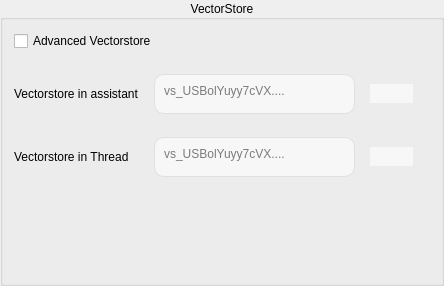
             <widget class="QGroupBox" name="groupBox">
              <property name="title">
               <string>VectorStore</string>
              </property>
              <property name="alignment">
               <set>Qt::AlignCenter</set>
              </property>
              <layout class="QGridLayout" name="gridLayout_12">
               <item row="0" column="0">
                <layout class="QGridLayout" name="gridLayout_11">
                 <property name="topMargin">
                  <number>0</number>
                 </property>
                 <property name="rightMargin">
                  <number>17</number>
                 </property>
                 <property name="bottomMargin">
                  <number>9</number>
                 </property>
                 <property name="horizontalSpacing">
                  <number>15</number>
                 </property>
                 <property name="verticalSpacing">
                  <number>23</number>
                 </property>
                 <item row="2" column="1">
                  <widget class="QTextEdit" name="VectorstoreinThread">
                   <property name="sizePolicy">
                    <sizepolicy hsizetype="Fixed" vsizetype="Fixed">
                     <horstretch>0</horstretch>
                     <verstretch>0</verstretch>
                    </sizepolicy>
                   </property>
                   <property name="minimumSize">
                    <size>
                     <width>201</width>
                     <height>40</height>
                    </size>
                   </property>
                   <property name="maximumSize">
                    <size>
                     <width>201</width>
                     <height>40</height>
                    </size>
                   </property>
                   <property name="styleSheet">
                    <string notr="true">            QTextEdit {
                border: 1px solid #E0E0E0;
                padding: 5px;
                border-radius: 10px;
                background-color: #F7F7F7;
                color: black;  /* Cor do texto alterada para preto */
            }</string>
                   </property>
                   <property name="placeholderText">
                    <string>vs_USBolYuyy7cVX....</string>
                   </property>
                  </widget>
                 </item>
                 <item row="1" column="1">
                  <widget class="QTextEdit" name="Vectorstoreinassistant">
                   <property name="sizePolicy">
                    <sizepolicy hsizetype="Fixed" vsizetype="Fixed">
                     <horstretch>0</horstretch>
                     <verstretch>0</verstretch>
                    </sizepolicy>
                   </property>
                   <property name="minimumSize">
                    <size>
                     <width>201</width>
                     <height>40</height>
                    </size>
                   </property>
                   <property name="maximumSize">
                    <size>
                     <width>201</width>
                     <height>40</height>
                    </size>
                   </property>
                   <property name="styleSheet">
                    <string notr="true">            QTextEdit {
                border: 1px solid #E0E0E0;
                padding: 5px;
                border-radius: 10px;
                background-color: #F7F7F7;
                color: black;  /* Cor do texto alterada para preto */
            }</string>
                   </property>
                   <property name="placeholderText">
                    <string>vs_USBolYuyy7cVX....</string>
                   </property>
                  </widget>
                 </item>
                 <item row="0" column="0" colspan="3">
                  <widget class="QCustomCheckBox" name="UseVectorstoreToGenerateFiles">
                   <property name="toolTip">
                    <string>When selecting you use vector storage in all files generated by the agent for example agent bob creates a .py that will be used by another dallas agent instead of dallas receiving all the text from the .py that bob created dallas simply receives the str from vectorstore with .py</string>
                   </property>
                   <property name="text">
                    <string>Advanced Vectorstore</string>
                   </property>
                  </widget>
                 </item>
                 <item row="3" column="0">
                  <spacer name="verticalSpacer_8">
                   <property name="orientation">
                    <enum>Qt::Vertical</enum>
                   </property>
                   <property name="sizeType">
                    <enum>QSizePolicy::Maximum</enum>
                   </property>
                   <property name="sizeHint" stdset="0">
                    <size>
                     <width>20</width>
                     <height>86</height>
                    </size>
                   </property>
                  </spacer>
                 </item>
                 <item row="1" column="0">
                  <widget class="QLabel" name="label_9">
                   <property name="sizePolicy">
                    <sizepolicy hsizetype="Preferred" vsizetype="Preferred">
                     <horstretch>0</horstretch>
                     <verstretch>0</verstretch>
                    </sizepolicy>
                   </property>
                   <property name="text">
                    <string>Vectorstore in assistant</string>
                   </property>
                  </widget>
                 </item>
                 <item row="2" column="0">
                  <widget class="QLabel" name="label_10">
                   <property name="text">
                    <string>Vectorstore in Thread</string>
                   </property>
                  </widget>
                 </item>
                 <item row="2" column="2">
                  <widget class="QPushButton" name="VectorstoreinThreadByUser">
                   <property name="sizePolicy">
                    <sizepolicy hsizetype="Fixed" vsizetype="Fixed">
                     <horstretch>0</horstretch>
                     <verstretch>0</verstretch>
                    </sizepolicy>
                   </property>
                   <property name="styleSheet">
                    <string notr="true">            QPushButton {
                background-color: #F7F7F7;

                border-radius: 13px;  /* Borda arredondada (círculo) */
                color: black;  /* Cor do texto alterada para preto */
                font-size: 16px;  /* Ajuste do tamanho do ícone */
            }
</string>
                   </property>
                   <property name="text">
                    <string/>
                   </property>
                   <property name="icon">
                    <iconset resource="../Qss/icons/_icons.qrc">
                     <normaloff>:/material_design/icons/material_design/attach_file.png</normaloff>:/material_design/icons/material_design/attach_file.png</iconset>
                   </property>
                   <property name="iconSize">
                    <size>
                     <width>24</width>
                     <height>27</height>
                    </size>
                   </property>
                  </widget>
                 </item>
                 <item row="1" column="2">
                  <widget class="QPushButton" name="VectorstoreinassistantByUser">
                   <property name="sizePolicy">
                    <sizepolicy hsizetype="Fixed" vsizetype="Fixed">
                     <horstretch>0</horstretch>
                     <verstretch>0</verstretch>
                    </sizepolicy>
                   </property>
                   <property name="styleSheet">
                    <string notr="true">            QPushButton {
                background-color: #F7F7F7;

                border-radius: 13px;  /* Borda arredondada (círculo) */
                color: black;  /* Cor do texto alterada para preto */
                font-size: 16px;  /* Ajuste do tamanho do ícone */
            }
</string>
                   </property>
                   <property name="text">
                    <string/>
                   </property>
                   <property name="icon">
                    <iconset resource="../Qss/icons/_icons.qrc">
                     <normaloff>:/material_design/icons/material_design/attach_file.png</normaloff>:/material_design/icons/material_design/attach_file.png</iconset>
                   </property>
                   <property name="iconSize">
                    <size>
                     <width>24</width>
                     <height>27</height>
                    </size>
                   </property>
                  </widget>
                 </item>
                </layout>
               </item>
              </layout>
             </widget>
